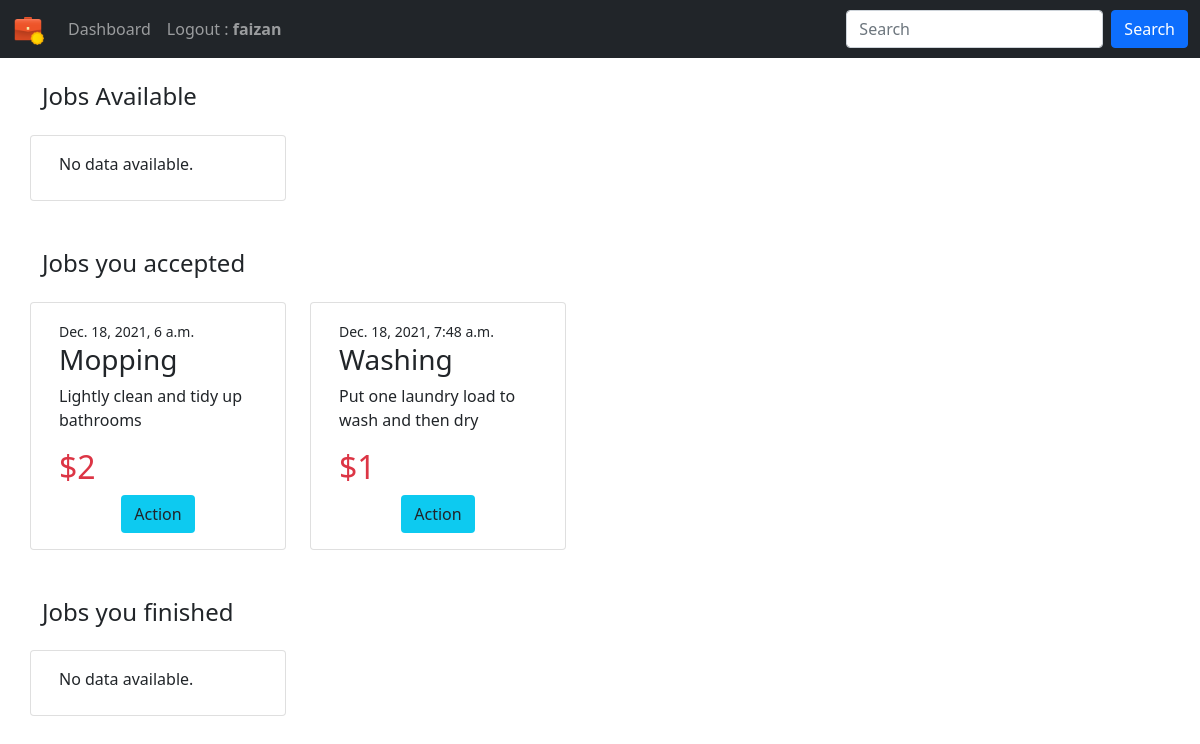
Page / (signed in) on the earlier database version.
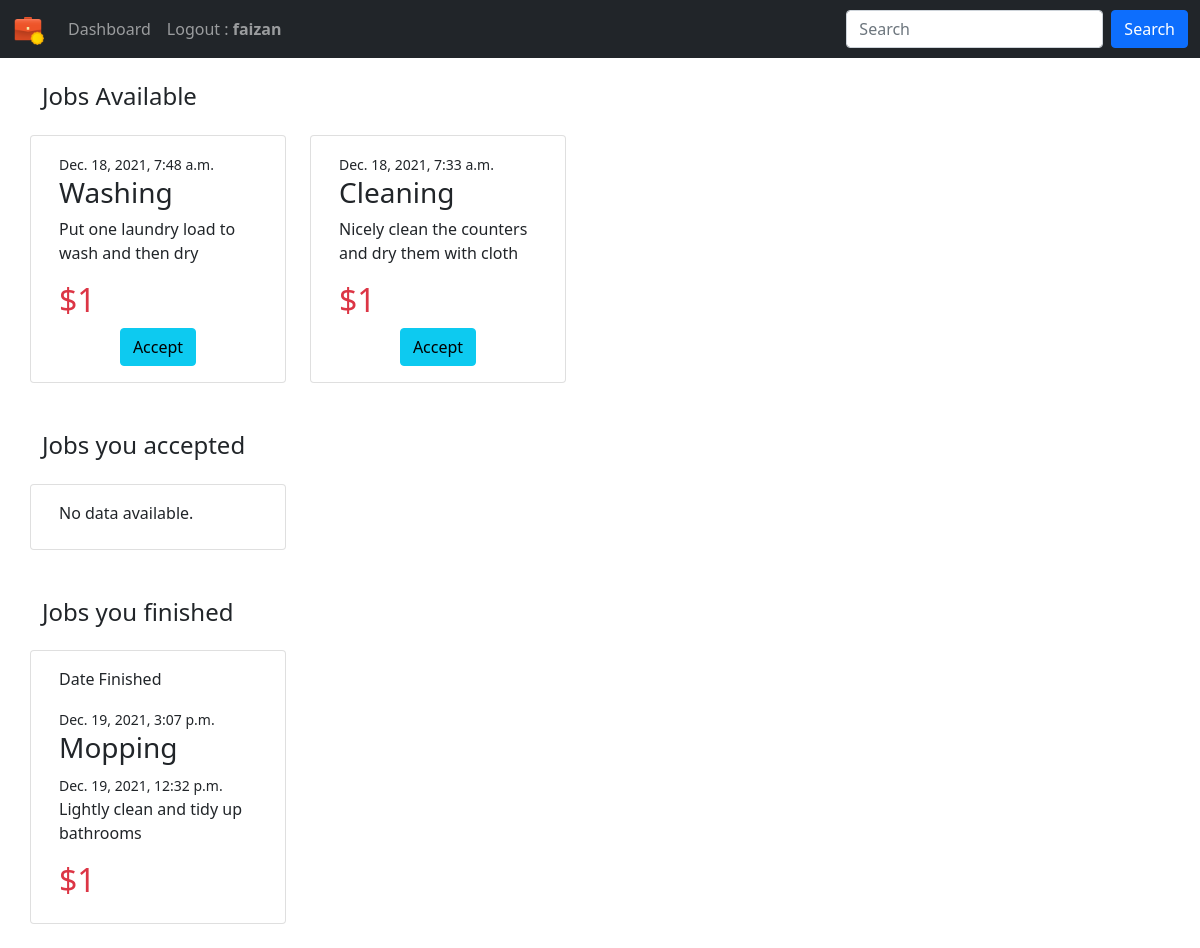
Same page on the later database version.
### jobs/models.py (models this page shows, shortened)
class JobPost(models.Model):
    job_title = models.CharField(max_length=200)
    publish_date = models.DateTimeField('date published')
    job_detail = models.CharField(max_length=200)
    job_price = models.IntegerField(default=0)
    job_taken = models.BooleanField(default=False)
    job_done = models.BooleanField(default=False)
    job_done_date = models.DateTimeField('date job completed', null=True, blank=True)
    job_taker = models.ForeignKey(User, on_delete=models.CASCADE, null=True, blank=True)

### jobs/views.py (the view, shortened to what this page needs)
# urls.py: path('', views.index, name='index'),
@login_required
def index(request):
    print(request.user)
    user = User.objects.get(username = request.user)
    if request.user.is_superuser:
        job_list = JobPost.objects.filter(job_taken= False).order_by('-id')[:10]
        job_gone = JobPost.objects.filter(job_taken= True).order_by('-id')[:10]
        my_unfinished_jobs = JobPost.objects.filter(job_taker=user).filter(job_taken=True).filter(job_done=False).order_by('-id')[:10]
        my_done_jobs = JobPost.objects.filter(job_taker=user).filter(job_done=True).order_by('-id')[:10]
    template = loader.get_template('jobs/index.html')
    if request.user == 'AnonymousUser':
        usr = "None"
    else:
        usr = request.user
    context = {
    'job_list': job_list,
     'job_gone' : job_gone,
     'my_unfinished_jobs' : my_unfinished_jobs,
     'my_done_jobs' : my_done_jobs,
     'user': usr,
     }
    return HttpResponse(template.render(context, request))

### jobs/templates/jobs/index.html (shortened to what this page needs)
{% extends "jobs/base.html" %} {% block user %}
<strong>{{user}}</strong> {% endblock user %} {% block content %}
<h4 class="mt-4 mb-4 ">Jobs Available</h4>
<div class="row">
    {% if job_list %} {% for q in job_list %}
    <div class="card mb-4 me-4" style="width: 16rem;">
        <div class="card-body">
            <small class="card-text text-dark">{{q.publish_date}}</small>
            <h3 class="card-title">{{ q.job_title }}</h3>
            <p class="text-dark">{{q.job_detail}}</p>
            <h2 class="text-danger">${{q.job_price}}</h2>
            <form class="text-center" action="{% url 'jobs:payments' %}" method='post'>
                <input type="submit" value="Accept" class="btn btn-info">
            </form>
        </div>
    </div>
    {% endfor %} {% else %}
    <div class="card mb-4 me-4" style="width: 16rem;">
        <div class="card-body">
            <p class="card-title">No data available.</p>
        </div>
    </div>
    {% endif %}
</div>
<h4 class="mt-4 mb-4">Jobs you accepted </h4>
<div class="row">
    {% if my_unfinished_jobs %} {% for q in my_unfinished_jobs %}
    <div class="card mb-4 me-4" style="width: 16rem;">
        <div class="card-body">
            <small class="card-text text-dark">{{q.publish_date}}</small>
            <h3 class="card-title">{{ q.job_title }}</h3>
            <p class="text-dark">{{q.job_detail}}</p>
            <h2 class="text-danger">${{q.job_price}}</h2>
            <div class="text-center">
                <a class="btn bg-info" role="button" href="{% url 'jobs:payments' %}">Action</a>
            </div>
        </div>
    </div>
    {% endfor %} {% else %}
    <div class="card mb-4 me-4" style="width: 16rem;">
        <div class="card-body">
            <p class="card-title">No data available.</p>
        </div>
    </div>
    {% endif %}
</div>
<h4 class="mt-4 mb-4"> Jobs you finished </h4>
<div class="row">
    {% if my_done_jobs %} {% for q in my_done_jobs %}
    <div class="card mb-4 me-4" style="width: 16rem;">
        <div class="card-body">
            <p>Date Finished </p>
            <small class="card-text text-dark">{{q.job_done_date}}</small>
            <h3 class="card-title">{{ q.job_title }}</h3>
            <div class="card-text">
                <small class="card-text text-dark">{{q.publish_date}}</small>
                <p class="text-dark"> {{q.job_detail}}</p>
                <h2 class="text-danger"> ${{q.job_price}}</h2>
            </div>
        </div>
    </div>
    {% endfor %} {% else %}
    <div class="card mb-4 me-4 " style="width: 16rem;">
        <div class="card-body">
            <p class="card-title">No data available.</p>
        </div>
    </div>
    {% endif %}
</div>
{% endblock content %}

### jobs/templates/jobs/base.html (shortened to what this page needs)
<!DOCTYPE html> {% load static %}
<html lang="en">
<head>
    <link href="https://cdn.jsdelivr.net/npm/bootstrap@5.1.2/dist/css/bootstrap.min.css" rel="stylesheet">
    <link rel="stylesheet" href="{% static 'jobs/style.css' %}">
</head>
<body>
    <nav class="navbar navbar-expand-sm navbar-dark bg-dark">
        <div class="container-fluid">
            <a class="navbar-brand" href="#">
                <img src="{%static 'jobs/logo.png'%}" width="32" height="32" class="d-inline-block align-top" alt="">
            </a>
          <div class="collapse navbar-collapse" id="mynavbar">
            <ul class="navbar-nav me-auto">
              <li class="nav-item">
                <a class="nav-link" href="/">Dashboard</a>
              </li>
              <li class="nav-item">
                <a class="nav-link" href="/accounts/login/">Logout :  {% block user %}{% endblock user %}</a>
              </li>
            </ul>
            <form class="d-flex">
              <input class="form-control me-2" type="text" placeholder="Search">
              <button class="btn btn-primary" type="button">Search</button>
            </form>
          </div>
        </div>
      </nav>
    <div class="container">
    {% block content %}
    {% endblock content %}
    </div>
</body>
</html>

Differences in the rows shown:
removed JobPost: publish_date "Dec. 18, 2021, 6 a.m.", job_title "Mopping", job_detail "Lightly clean and tidy up bathrooms", job_price "2", shown under "Jobs you accepted"
changed JobPost "Washing": moves from the list under "Jobs you accepted" to the list under "Jobs Available"
now on this page (row edited): JobPost: publish_date "Dec. 18, 2021, 7:33 a.m.", job_title "Cleaning", job_detail "Nicely clean the counters and dry them with cloth", job_price "1", shown under "Jobs Available"
added JobPost: job_done_date "Dec. 19, 2021, 3:07 p.m.", job_title "Mopping", publish_date "Dec. 19, 2021, 12:32 p.m.", job_detail "Lightly clean and tidy up bathrooms", job_price "1", shown under "Jobs you finished"
